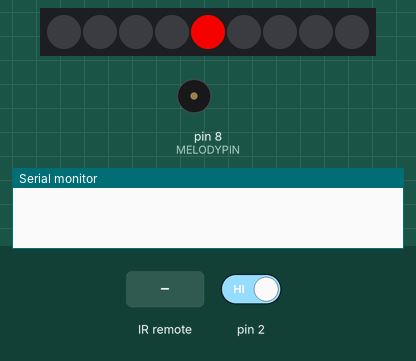
Bench run of a sketch on a simulated Arduino Uno, built with avr-gcc and run on an emulated ATmega328P. On the bench: 9 RGB LEDs in strip order, left to right, buzzer (waves = sounding), the last lines printed to the serial monitor. The test bench sets the inputs (shaded band); at power-on: pin 2 HIGH. Dim RGB values are drawn brighter than linear; random numbers use the default seed unless the sketch sets one.

Above: at 1.26 s.
1.3 s: infrared code 0x75C15CF7 received
At 3.52 s:
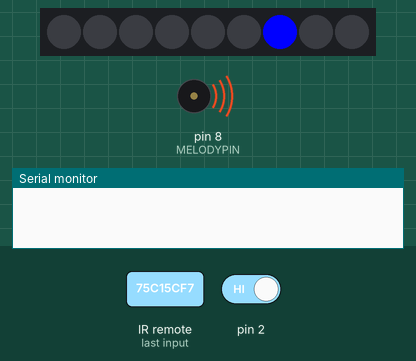
9.0 s: infrared code 0xDF0CAEB7 received
At 11.9 s:
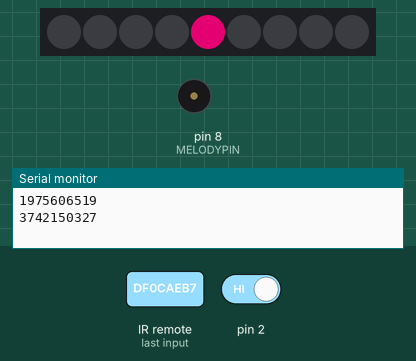
12.0 s: pin 2 driven LOW
At 12.1 s:
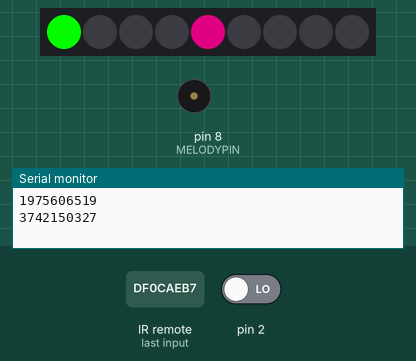
13.8 s: infrared code 0x6CBCE9AD received
At 14.5 s:
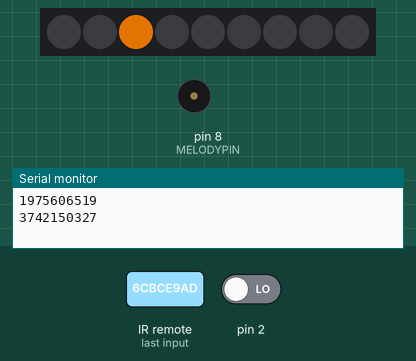
Timing chart, 0 to 25.6 s (numbered marks = the images above; inputs shaded):
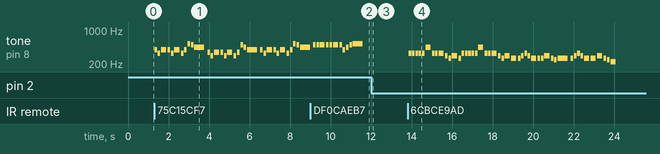

Measured:
- after the input at 1.3 s, tone on pin 8 (MELODYPIN): plays 392 Hz for 0.13 s, 330 Hz for 0.13 s, 392 Hz for 0.25 s, 392 Hz for 0.13 s, 330 Hz for 0.13 s, 392 Hz for 0.25 s … (33 notes in this stretch), starting at once
- after the input at 13.8 s, tone on pin 8 (MELODYPIN): plays 330 Hz for 0.13 s, 330 Hz for 0.13 s, 330 Hz for 0.13 s, 330 Hz for 0.13 s, 330 Hz for 0.13 s, 440 Hz for 0.25 s … (47 notes in this stretch), starting after 0.07 s
- what the display in image 1 shows lasts 0.6 s, from 3.3 s to 3.9 s

The sketch:

Fire.ino
```cpp
/*
wires:
 white-pin5
 grey - GND
 pink - VCC
 blue - pin2
 */

#include "pitches.h"
#include "SongsInfo.h"
#include <Adafruit_NeoPixel.h>
#include <IRremote.h>

#define RECV_PIN 5
#define PIN 4
Adafruit_NeoPixel strip = Adafruit_NeoPixel(9, PIN, NEO_GRB + NEO_KHZ800);
IRrecv irrecv(RECV_PIN);
decode_results results;
int candlesFlag[9]={
  0,0,0,0,1,0,0,0,0};
//    1,1,1,1,1,1,1,1,1};
int numOfCandles=0;
int pattern=0;
int j = 0;


int numOfSongs = 4;
int songsN[] = {
  SONG1_NOTES,SONG2_NOTES,SONG3_NOTES,SONG4_NOTES};
int songsD[] = {
  SONG1_DUR, SONG2_DUR,SONG3_DUR,SONG4_DUR};
int songsS[]={
  SONG1_SIZE,SONG2_SIZE,SONG3_SIZE,SONG4_SIZE,1};


void setup() {
  strip.begin();
  strip.show(); // Initialize all pixels to 'off'
  Serial.begin(9600);
  irrecv.enableIRIn(); // Start the receiver
  attachInterrupt(0, button1, FALLING);
}

void loop() {
  if (irrecv.decode(&results)) {
    switch (results.value) {
    case 635951127:
      playSong(1);
      break;
    case 1975606519:
      playSong(2);
      break;
    case 2154077425:
      playSong(3);
      break;
    case 1824319917:
      playSong(4);
      break;
    case 3742150327:
      pattern++;
      break;
    case 1416517997:
      candlesFlag[0]=1;
      break;
    case 3402334771:
      candlesFlag[1]=1;
      break;
    case 2756177041:
      candlesFlag[2]=1;
      break;
    case 1126035863:
      candlesFlag[3]=1;
      break;
    case 3083090929:
      candlesFlag[5]=1;
      break;
    case 3953766327:
      candlesFlag[6]=1;
      break;
    case 1909591125:
      candlesFlag[7]=1;
      break;
    case 814668755:
      candlesFlag[8]=1;
      break;
    case 2741535633:
      for (int iii=0;iii<9;iii++)         candlesFlag[iii]=1;
      break;
    case 1834108717:
      for (int iii=0;iii<9;iii++)         candlesFlag[iii]=0;
      candlesFlag[4]=1;
      break;
    }
    if (results.value != 0x4AB0F7B6 && results.value != 0x4AB0F7B5 && results.value != 0x4AB0F7B7 && results.value != 0xFFFFFFFF) {
      Serial.println(results.value, DEC);
    }
    irrecv.resume(); // Receive the next value
  }
  for (int iii=0;iii<9;iii=iii+1) {
    if (!candlesFlag[iii])
    {
      strip.setPixelColor(iii, strip.Color(0, 0, 0));
    }
    else if (candlesFlag[iii]==1)
    {
      if( pattern%2==0)
      {
        if (random(100) < 99 )         strip.setPixelColor(iii, strip.Color(random(120)+135, 0, 0));
        else      {
          int c=random(50);
          // strip.setPixelColor(iii, strip.Color(c+135, c+135,0));
          strip.setPixelColor(iii, strip.Color(255, 120,0));
        }
      }
      else
      {
        strip.setPixelColor(iii, Wheel(((iii * 256 / strip.numPixels()) + j) & 255));
        j++;
        //delay(10);
      }
    }
  }
  strip.show();
  delay(100);
}

void button1()
{
  if (numOfCandles<8)
  {
    if (numOfCandles<4)
    {
      candlesFlag[numOfCandles]=1;
    }
    else
    {
      candlesFlag[numOfCandles+1]=1;
    }
    numOfCandles++;
  }
  else
  {
    for (int iii=0;iii<9;iii++)         candlesFlag[iii]=0;
    candlesFlag[4]=1;
    numOfCandles=0;
  }

}

void button2()
{
  for (int iii=0;iii<9;iii++)         candlesFlag[iii]=0;
  candlesFlag[4]=1;
  pattern++;
  numOfCandles=0;
}

uint32_t Wheel(int WheelPos) {
  if(WheelPos < 85) {
    return strip.Color(WheelPos * 3, 255 - WheelPos * 3, 0);
  }
  else if(WheelPos < 170) {
    WheelPos -= 85;
    return strip.Color(255 - WheelPos * 3, 0, WheelPos * 3);
  }
  else if (WheelPos < 255) {
    WheelPos -= 170;
    return strip.Color(0, WheelPos * 3, 255 - WheelPos * 3);
  }
  else
  {
    WheelPos -= 255;
    return strip.Color(WheelPos * 3, 255 - WheelPos * 3, 0);
  }
}

void playSong(int num)
{
  int runIdx=1;
  int startI = 0;
  int endI = startI + songsS[0];
  while (runIdx<num && runIdx<=numOfSongs+1 ) {
    runIdx++;
    startI=endI;
    endI =  startI+songsS[runIdx-1];
  }
  int LEDidx=0;
  for (int iii=0;iii<9;iii++)      strip.setPixelColor(iii, strip.Color(0, 0, 0));
  strip.show();
  for (int thisNote = startI; thisNote < endI; thisNote++) {
    switch (songsN[thisNote]) {
    case NOTE_C4:
      LEDidx=0;
      break;
    case NOTE_D4:
    case NOTE_D5:
      LEDidx=1;
      break;
    case NOTE_E4:
      LEDidx=2;
      break;
    case NOTE_F4:
      LEDidx=3;
      break;
    case NOTE_FS4:
      LEDidx=4;
      break;
    case NOTE_G4:
      LEDidx=5;
      break;
    case NOTE_A3:
    case NOTE_A4:
      LEDidx=6;
      break;
    case NOTE_B3:
    case NOTE_B4:
      LEDidx=7;
      break;
    case NOTE_C5:
      LEDidx=8;
      break;
    }
    strip.setPixelColor(LEDidx, Wheel(((LEDidx * 256 / strip.numPixels()) + 0) & 255));
    strip.show();
    int noteDuration = 1000/songsD[thisNote];
    tone(MELODYPIN, songsN[thisNote],noteDuration);
    int pauseBetweenNotes = noteDuration * 1.30;
    delay(pauseBetweenNotes);
    noTone(MELODYPIN);
    strip.setPixelColor(LEDidx, strip.Color(0, 0, 0));
    strip.show();
  }
}
```

SongsInfo.h
```cpp
#define MELODYPIN 8


// bano hoshech legaresh
#define SONG1_NOTES NOTE_D4, NOTE_C4,NOTE_D4,NOTE_F4,NOTE_E4,NOTE_F4,NOTE_D4, \
NOTE_D4, NOTE_C4,NOTE_D4,NOTE_F4,NOTE_E4,NOTE_F4,NOTE_D4, \
NOTE_G4, NOTE_F4,NOTE_G4,NOTE_F4,NOTE_D4,NOTE_F4,NOTE_G4, \
NOTE_G4, NOTE_F4,NOTE_G4,NOTE_F4,NOTE_D4,NOTE_F4,NOTE_G4
#define SONG1_DUR 6,12,8,8,8,8,4, \
6,12,8,8,8,8,4, \
 6,12,8,8,8,8,4,  \
 6,12,8,8,8,8,4
#define SONG1_SIZE 28


// Hanuka Hanuka
#define SONG2_NOTES NOTE_G4,NOTE_E4,NOTE_G4,NOTE_G4,NOTE_E4,NOTE_G4, \
NOTE_E4,NOTE_G4,NOTE_C5,NOTE_B4,NOTE_A4, \
NOTE_F4,NOTE_D4,NOTE_F4,NOTE_F4,NOTE_D4,NOTE_F4, \
NOTE_D4,NOTE_F4,NOTE_B4,NOTE_A4,NOTE_G4, \
NOTE_G4,NOTE_E4,NOTE_G4,NOTE_G4,NOTE_E4,NOTE_G4,  \
NOTE_E4,NOTE_G4,NOTE_C5,NOTE_B4,NOTE_A4, \
NOTE_B4,NOTE_B4,NOTE_B4,NOTE_B4,NOTE_B4,NOTE_B4, \
NOTE_B4,NOTE_G4,NOTE_A4,NOTE_B4,NOTE_C5
#define SONG2_DUR   8, 8, 4, 8,8,4,8,8,8,8,2, \
8, 8, 4, 8,8,4,8,8,8,8,2, \
  8, 8, 4, 8,8,4,8,8,8,8,2, \
  8, 8, 4, 8,8,4,8,8,8,8,2
#define SONG2_SIZE 44


// Sevivon
#define SONG3_NOTES NOTE_E4,NOTE_E4,NOTE_FS4,  NOTE_G4,NOTE_G4,NOTE_FS4, \
NOTE_B4, NOTE_B4, NOTE_A4, NOTE_G4,NOTE_FS4,NOTE_E4,NOTE_G4,NOTE_G4,NOTE_FS4, \
NOTE_E4,NOTE_E4,NOTE_FS4,  NOTE_G4,NOTE_G4,NOTE_A4, \
NOTE_B4,NOTE_B4,NOTE_B4,NOTE_B3,NOTE_E4,NOTE_E4,NOTE_E4
#define SONG3_DUR  8,8,4,8,8,4, \
8,8,16,16,16,16,8,8,4, \
8,8,4,8,8,4, \
8,8,8,8,8,8,4
#define SONG3_SIZE 28

// Yemey Ha hanuka
#define SONG4_NOTES NOTE_E4,NOTE_E4,NOTE_E4,NOTE_E4,NOTE_E4,NOTE_A4, NOTE_E4,NOTE_E4,NOTE_E4,NOTE_D4,NOTE_C4,NOTE_D4,NOTE_C4, \
NOTE_E4,NOTE_E4,NOTE_E4,NOTE_E4,NOTE_E4,NOTE_A4, NOTE_E4,NOTE_E4,NOTE_E4,NOTE_D4,NOTE_C4,NOTE_D4,NOTE_C4, \
NOTE_C4,NOTE_D4,NOTE_E4,NOTE_D4,NOTE_C4, NOTE_C4,NOTE_C4,NOTE_D4,NOTE_C4,NOTE_B3,NOTE_C4, \
NOTE_C4,NOTE_D4,NOTE_E4,NOTE_D4,NOTE_C4, NOTE_C4,NOTE_D4,NOTE_C4,NOTE_B3,NOTE_A3
#define SONG4_DUR  8,8,8,8,8,4,8,8,4,8,8,4,8, \
8,8,8,8,8,4,8,8,4,8,8,4,4, \
8,8,8,8,4,8,8,4,8,8,2, \
8,8,8,8,4,4,4,8,8,4
#define SONG4_SIZE 47
```

pitches.h
```cpp
/*************************************************
 * Public Constants
 *************************************************/

#define NOTE_B0  31
#define NOTE_C1  33
#define NOTE_CS1 35
#define NOTE_D1  37
#define NOTE_DS1 39
#define NOTE_E1  41
#define NOTE_F1  44
#define NOTE_FS1 46
#define NOTE_G1  49
#define NOTE_GS1 52
#define NOTE_A1  55
#define NOTE_AS1 58
#define NOTE_B1  62
#define NOTE_C2  65
#define NOTE_CS2 69
#define NOTE_D2  73
#define NOTE_DS2 78
#define NOTE_E2  82
#define NOTE_F2  87
#define NOTE_FS2 93
#define NOTE_G2  98
#define NOTE_GS2 104
#define NOTE_A2  110
#define NOTE_AS2 117
#define NOTE_B2  123
#define NOTE_C3  131
#define NOTE_CS3 139
#define NOTE_D3  147
#define NOTE_DS3 156
#define NOTE_E3  165
#define NOTE_F3  175
#define NOTE_FS3 185
#define NOTE_G3  196
#define NOTE_GS3 208
#define NOTE_A3  220
#define NOTE_AS3 233
#define NOTE_B3  247
#define NOTE_C4  262
#define NOTE_CS4 277
#define NOTE_D4  294
#define NOTE_DS4 311
#define NOTE_E4  330
#define NOTE_F4  349
#define NOTE_FS4 370
#define NOTE_G4  392
#define NOTE_GS4 415
#define NOTE_A4  440
#define NOTE_AS4 466
#define NOTE_B4  494
#define NOTE_C5  523
#define NOTE_CS5 554
#define NOTE_D5  587
#define NOTE_DS5 622
#define NOTE_E5  659
#define NOTE_F5  698
#define NOTE_FS5 740
#define NOTE_G5  784
#define NOTE_GS5 831
#define NOTE_A5  880
#define NOTE_AS5 932
#define NOTE_B5  988
#define NOTE_C6  1047
#define NOTE_CS6 1109
#define NOTE_D6  1175
#define NOTE_DS6 1245
#define NOTE_E6  1319
#define NOTE_F6  1397
#define NOTE_FS6 1480
#define NOTE_G6  1568
#define NOTE_GS6 1661
#define NOTE_A6  1760
#define NOTE_AS6 1865
#define NOTE_B6  1976
#define NOTE_C7  2093
#define NOTE_CS7 2217
#define NOTE_D7  2349
#define NOTE_DS7 2489
#define NOTE_E7  2637
#define NOTE_F7  2794
#define NOTE_FS7 2960
#define NOTE_G7  3136
#define NOTE_GS7 3322
#define NOTE_A7  3520
#define NOTE_AS7 3729
#define NOTE_B7  3951
#define NOTE_C8  4186
#define NOTE_CS8 4435
#define NOTE_D8  4699
#define NOTE_DS8 4978
```
